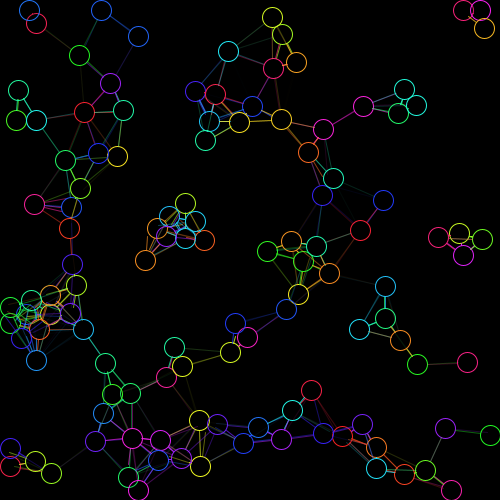
Frame 1 (no input)
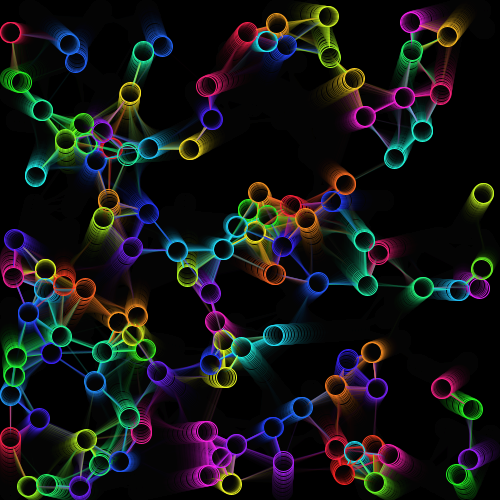
Frame 60 (the mouse pressed at the canvas centre just before this capture)
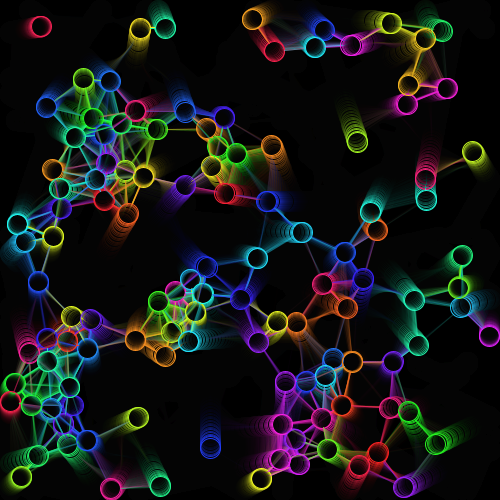
Frame 120 (the mouse held since frame 60 and released just before this capture)

The Processing sketch that drew these frames (run headless with seeded random() and noise(); from frame 60 on, the mouse is pressed at the canvas centre):

// Processing sketch: processing_184906
// ── processing_184906.pde

truc[] trucs;


void setup(){
  size(500,500);colorMode(HSB);
  trucs = new truc[120];
  for(int a=0;a<trucs.length;a++){
   trucs[a]=new truc();
  }
   background(0);fill(0);//noFill();
}

void draw(){
  //background(0);
 fill(0,30);noStroke();rect(0,0,width,height);
  for(int a=0;a<trucs.length;a++){
    trucs[a].dessine();
  }
}

class truc{
  float x,y,vx,vy;float c;
  truc(){
    x=random(width);y=random(height);
    float an=random(TWO_PI),v=random(0.5,1.5);
    vx=cos(an)*v;vy=sin(an)*v;
    c=random(255);
  }
  void dessine(){
    x+=vx;y+=vy;
    if(x<10){x=10;vx=abs(vx);}
    if(y<10){y=10;vy=abs(vy);}
    if(x>width-10){x=width-10;vx=-abs(vx);}
    if(y>height-10){y=height-10;vy=-abs(vy);}
      for(int a=0;a<trucs.length;a++){
    truc t= trucs[a];
    if(t!=this){
      float d=dist(x,y,t.x,t.y);
      if(d<20){
        t.x=x+((t.x-x)/d)*20;
        t.y=y+((t.y-y)/d)*20;
      } else if(d<60) {
        float an=atan2(y-t.y, x-t.x);
        float x1=x+cos(an-PI)*10, y1=y+sin(an-PI)*10;
        float x2=t.x+cos(an)*10, y2=t.y+sin(an)*10;
        stroke(c,220,255,map(d,20,60,255,0));
        line(x1,y1,x2,y2);
      }
    }
  }
    stroke(c,220,250);//noFill();
    ellipse(x,y,20,20);
  }
}
